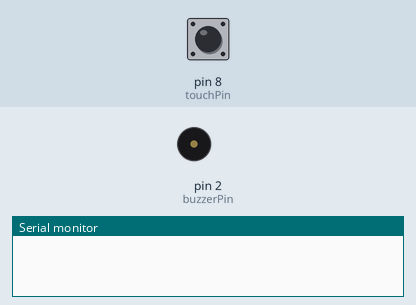
This sketch was run on a simulated Arduino Uno, built with avr-gcc and run on an emulated ATmega328P. On the bench: buzzer (waves = sounding, pin HIGH), the last lines printed to the serial monitor. Inputs (shaded band) come from the test bench; at power-on: pin 8 (touchPin) LOW.

Above: at 1.2 s.
1.3 s: pin 8 (touchPin) pulled HIGH for 0.15 s
At 1.6 s:
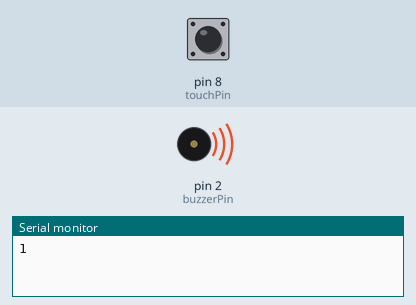
2.9 s: pin 8 (touchPin) pulled HIGH for 1 s
At 4.0 s:
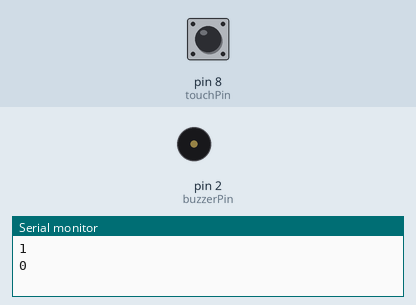
5.4 s: pin 8 (touchPin) pulled HIGH for 3.2 s
At 5.9 s:
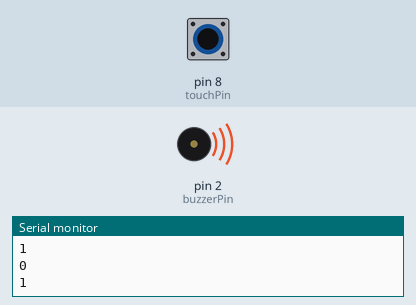
Timing chart, 0 to 8.4 s (numbered marks = the images above; inputs shaded):
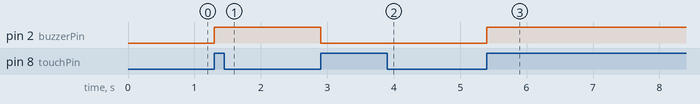

The sketch:

metal_touch_sensor_with_arduino.ino
```cpp
//setup default LED on pin 13
const int buzzerPin =  2;
//setup touch sensor on pin 3
const int touchPin = 8;

//store the time when last event happened
unsigned long lastEvent = 0;
//store the state of LED
boolean buzzerOn = false;

//setup pins
void setup() {
  Serial.begin(9600);
  pinMode(buzzerPin, OUTPUT);
  pinMode(touchPin, INPUT);
}

void loop(){
  //read touch sensor state
  int touchState = digitalRead(touchPin);

  //only interested in the HIGH signal
  if (touchState == HIGH) {
    //if 50ms have passed since last HIGH pulse, it means that the
    //touch sensor has been touched, released and touched again
    if (millis() - lastEvent > 50) {
      //toggle LED and set the output
      buzzerOn = !buzzerOn;
      digitalWrite(buzzerPin, buzzerOn ? HIGH : LOW);
      Serial.println(buzzerOn);
    }

    //remember when last event happened
    lastEvent = millis();
  }
}
```

Measured:
- after the input at 1.3 s, pin 2 (buzzerPin): LOW → HIGH at once
- after the input at 2.9 s, pin 2 (buzzerPin): HIGH → LOW at once
- after the input at 5.4 s, pin 2 (buzzerPin): LOW → HIGH at once
